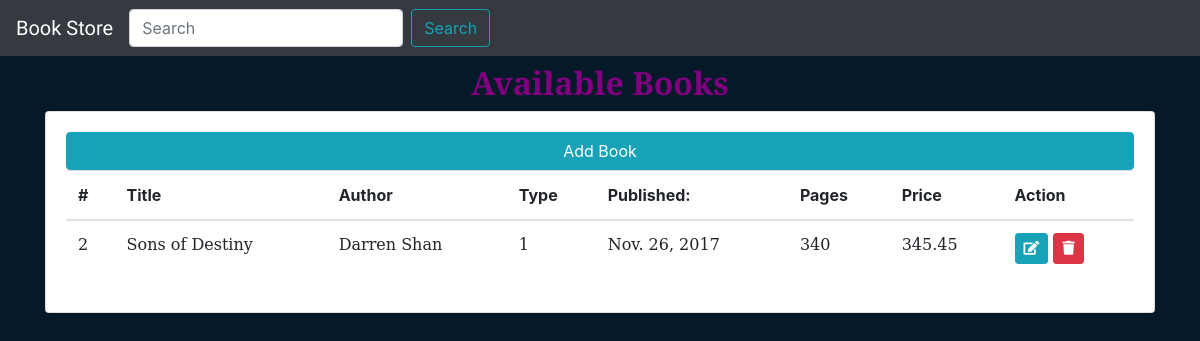
The app's page /, older data.
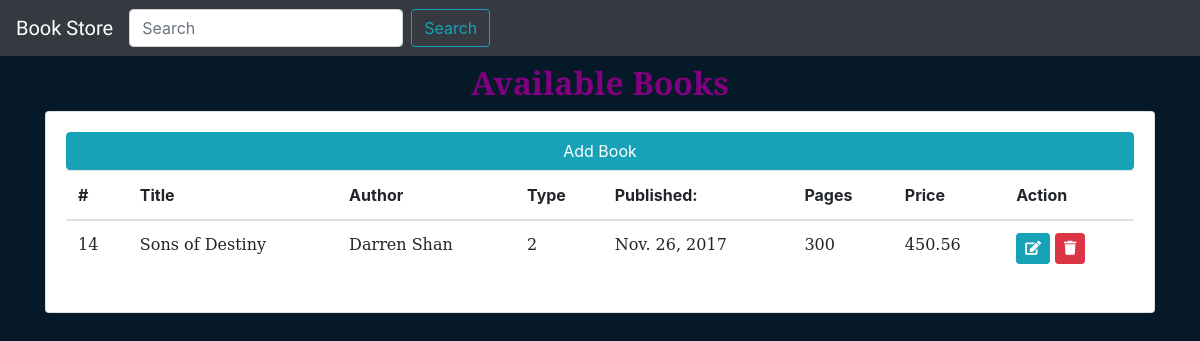
The same page, newer data.
### bookcrud/models.py (models this page shows, shortened)
class Book(models.Model):
    HARDCOVER = 1
    PAPERBACK = 2
    EBOOK = 3
    BOOK_TYPES = (
        (HARDCOVER, 'Hardcover'),
        (PAPERBACK, 'Paperback'),
        (EBOOK, 'E-book'),
    )
    title = models.CharField(max_length=50)
    published = models.DateField(null=True)
    author = models.CharField(max_length=30, blank=True)
    price = models.DecimalField(max_digits=5, decimal_places=2)
    pages = models.IntegerField(blank=True, null=True)
    book_type = models.PositiveSmallIntegerField(choices=BOOK_TYPES)

### bookcrud/views.py (the view)
# urls.py: path('', views.index, name='index'),
def index(request):
    books = Book.objects.all()
    return render(request, 'bookcrud/index.html',
                  {'books': books})

### bookcrud/templates/bookcrud/index.html (shortened to what this page needs)
{% extends 'bookcrud/base.html' %}
{% load static %}
{% block content %}
    <h2 class="text-capitalize text-center m-2" style="font-family: 'Bree Serif'; color: purple;"><b>Available Books</b></h2>
    <div class="card card-body">
    <button type="button" class="btn btn-info js-create-book" data-url="{% url 'bookcrud:create-book' %}">Add Book</button>
    <table class="table" id="book-table">
        <thead>
            <tr>
                <th>#</th>
                <th>Title</th>
                <th>Author</th>
                <th>Type</th>
                <th>Published:</th>
                <th>Pages</th>
                <th>Price</th>
                <th>Action</th>
            </tr>
        </thead>
        <tbody>
            {% include 'bookcrud/includes/partial-book-list.html' %}
        </tbody>
    </table>
    </div>
{% endblock %}

### bookcrud/templates/bookcrud/includes/partial-book-list.html
{% for book in books %}
            <tr style="font-family: 'DejaVu Serif';">
            <td>{{ book.id }}</td>
            <td>{{ book.title }}</td>
            <td>{{ book.author }}</td>
            <td>{{ book.book_type }}</td>
            <td>{{ book.published }}</td>
            <td>{{ book.pages }}</td>
            <td>{{ book.price }}</td>
            <td>
                <button class="btn btn-info btn-sm js-update-book" data-url="{% url 'bookcrud:update-book' book.id %}">
                    <i class="fas fa-edit"></i>
                </button>
                <button class="btn btn-danger btn-sm js-delete-book" data-url="{% url 'bookcrud:delete-book' book.id %}">
                    <i class="fas fa-trash"></i>
                </button>
            </td>
            </tr>
        {% endfor %}

Row changes from the older to the newer data that the page shows:
removed Book: id "2", title "Sons of Destiny", author "Darren Shan", book_type "1", published "Nov. 26, 2017", pages "340", price "345.45"
added Book: id "14", title "Sons of Destiny", author "Darren Shan", book_type "2", published "Nov. 26, 2017", pages "300", price "450.56"
